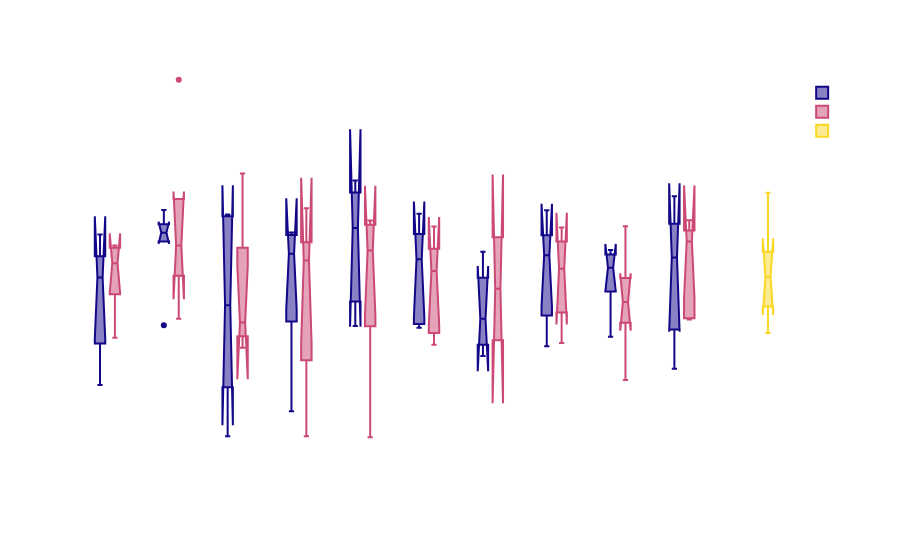

This figure's notebook cell:
### Code cell
fig = px.box(dataset_place, x="Surface", y="abund", color="Gender", notched=True, color_discrete_sequence=["#130789", "#cc4877", "#fad824"])

# Changement du layout pour le poster
fig.update_layout({
'font_color': "white",
'plot_bgcolor': 'rgba(0, 0, 0, 0)',
'paper_bgcolor': 'rgba(0, 0, 0, 0)'
})

fig.show()

### Figure 1 — Plotly figure (JSON) as saved in the notebook; plotly's stock layout.template omitted (floating-point values rounded to 4 significant figures)
{"data": [{"alignmentgroup": "True", "hovertemplate": "Gender=Male<br>Surface=%{x}<br>abund=%{y}<extra></extra>", "legendgroup": "Male", "marker": {"color": "#130789"}, "name": "Male", "notched": true, "offsetgroup": "Male", "orientation": "v", "showlegend": true, "type": "box", "x": ["Door out", "Faucet handles", "Soap dispenser", "Stall out", "Door in", "Stall out", "Toilet Floor", "Door in", "Door out", "Faucet handles", "Stall in", "Stall out", "Faucet handles", "Stall in", "Faucet handles", "Toilet flush handle", "Toilet flush handle", "Door in", "Sink floor", "Toilet Floor", "Sink floor", "Sink floor", "Sink floor", "Toilet Floor", "Toilet flush handle", "Sink floor", "Sink floor", "Toilet Floor", "Soap dispenser", "Stall out", "Toilet Floor", "Toilet seat", "Toilet seat", "Toilet flush handle", "Toilet seat", "Door out", "Faucet handles", "Stall out", "Stall out", "Stall in", "Soap dispenser", "Toilet seat", "Toilet Floor", "Door out", "Faucet handles", "Soap dispenser", "Toilet flush handle", "Stall in", "Door out", "Toilet flush handle", "Toilet seat", "Soap dispenser"], "x0": " ", "xaxis": "x", "y": [3895, 4093, 4237, 509, 4020, 3409, 4295, 4929, 3339, 4093, 1995, 3888, 3762, 1570, 4365, 1753, 4360, 2144, 3513, 3727, 3315, 2805, 3597, 3905, 3473, 3207, 1935, 2180, 2540, 2227, 2109, 1325, 3454, 3524, 2327, 1013, 2156, 3644, 3936, 3564, 1284, 3926, 3116, 2072, 3765, 4277, 2343, 2571, 3071, 3880, 4628, 29], "y0": " ", "yaxis": "y"}, {"alignmentgroup": "True", "hovertemplate": "Gender=Female<br>Surface=%{x}<br>abund=%{y}<extra></extra>", "legendgroup": "Female", "marker": {"color": "#cc4877"}, "name": "Female", "notched": true, "offsetgroup": "Female", "orientation": "v", "showlegend": true, "type": "box", "x": ["Stall out", "Sink floor", "Door in", "Door out", "Door in", "Faucet handles", "Faucet handles", "Faucet handles", "Door in", "Toilet Floor", "Sink floor", "Sink floor", "Soap dispenser", "Sink floor", "Toilet seat", "Toilet flush handle", "Toilet seat", "Sink floor", "Toilet Floor", "Toilet Floor", "Toilet Floor", "Stall in", "Door out", "Door in", "Toilet seat", "Soap dispenser", "Stall out", "Toilet seat", "Door out", "Toilet flush handle", "Sink floor", "Toilet Floor", "Toilet flush handle", "Soap dispenser", "Stall out", "Stall out", "Soap dispenser", "Soap dispenser", "Toilet flush handle", "Door out", "Faucet handles", "Door out", "Toilet seat", "Door in", "Toilet Floor", "Soap dispenser", "Door out", "Toilet seat", "Stall in", "Faucet handles", "Stall out", "Door in"], "x0": " ", "xaxis": "x", "y": [4397, 2612, 3484, 2749, 4081, 3687, 3813, 3379, 3690, 3151, 3064, 2206, 1727, 2591, 2266, 1815, 4170, 4053, 3624, 4048, 1785, 1868, 1916, 2140, 3972, 1948, 1974, 3580, 3379, 3495, 1109, 3241, 2987, 5064, 3397, 3529, 2474, 3642, 4032, 3642, 6859, 3683, 2293, 4165, 2007, 1945, 3313, 3941, 3842, 2280, 32, 13], "y0": " ", "yaxis": "y"}, {"alignmentgroup": "True", "hovertemplate": "Gender=None<br>Surface=%{x}<br>abund=%{y}<extra></extra>", "legendgroup": "None", "marker": {"color": "#fad824"}, "name": "None", "notched": true, "offsetgroup": "None", "orientation": "v", "showlegend": true, "type": "box", "x": ["Water", "Water", "Water", "Water", "Water"], "x0": " ", "xaxis": "x", "y": [3087, 4694, 2689, 3192, 2007], "y0": " ", "yaxis": "y"}], "layout": {"boxmode": "group", "font": {"color": "white"}, "legend": {"title": {"text": "Gender"}, "tracegroupgap": 0}, "margin": {"t": 60}, "paper_bgcolor": "rgba(0, 0, 0, 0)", "plot_bgcolor": "rgba(0, 0, 0, 0)", "xaxis": {"anchor": "y", "domain": [0, 1], "title": {"text": "Surface"}}, "yaxis": {"anchor": "x", "domain": [0, 1], "title": {"text": "abund"}}}}
